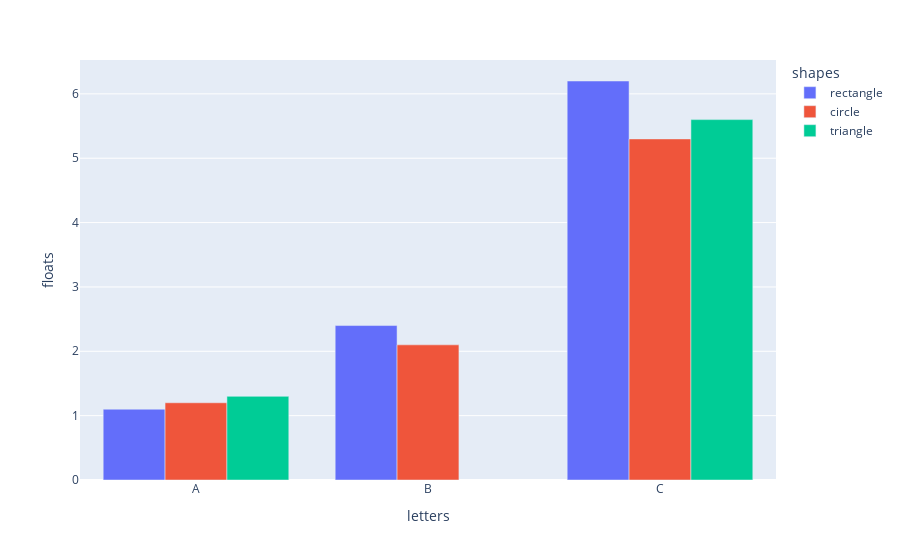

Notebook code cell kept with this figure:
### Code cell
px.bar(df, x='letters', y='floats', color='shapes',
      barmode='group')

### Figure 1 — Plotly figure (JSON) as saved in the notebook; plotly's stock layout.template omitted (floating-point values rounded to 4 significant figures)
{"data": [{"alignmentgroup": "True", "hovertemplate": "shapes=rectangle<br>letters=%{x}<br>floats=%{y}<extra></extra>", "legendgroup": "rectangle", "marker": {"color": "#636efa"}, "name": "rectangle", "offsetgroup": "rectangle", "orientation": "v", "showlegend": true, "textposition": "auto", "type": "bar", "x": ["A", "B", "C"], "xaxis": "x", "y": [1.1, 2.4, 6.2], "yaxis": "y"}, {"alignmentgroup": "True", "hovertemplate": "shapes=circle<br>letters=%{x}<br>floats=%{y}<extra></extra>", "legendgroup": "circle", "marker": {"color": "#EF553B"}, "name": "circle", "offsetgroup": "circle", "orientation": "v", "showlegend": true, "textposition": "auto", "type": "bar", "x": ["A", "B", "C"], "xaxis": "x", "y": [1.2, 2.1, 5.3], "yaxis": "y"}, {"alignmentgroup": "True", "hovertemplate": "shapes=triangle<br>letters=%{x}<br>floats=%{y}<extra></extra>", "legendgroup": "triangle", "marker": {"color": "#00cc96"}, "name": "triangle", "offsetgroup": "triangle", "orientation": "v", "showlegend": true, "textposition": "auto", "type": "bar", "x": ["A", "C"], "xaxis": "x", "y": [1.3, 5.6], "yaxis": "y"}], "layout": {"autosize": true, "barmode": "group", "legend": {"title": {"text": "shapes"}, "tracegroupgap": 0}, "margin": {"t": 60}, "xaxis": {"anchor": "y", "autorange": true, "domain": [0, 1], "range": [-0.5, 2.5], "title": {"text": "letters"}, "type": "category"}, "yaxis": {"anchor": "x", "autorange": true, "domain": [0, 1], "range": [0, 6.526], "title": {"text": "floats"}, "type": "linear"}}}
